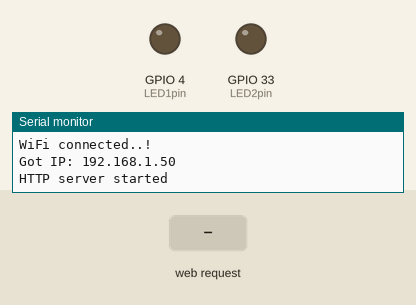
A sketch run on a simulated ESP32. Parts: output pins drawn as LEDs (lit = HIGH), the last lines printed to the serial monitor. Inputs (shaded band) come from the test bench. WiFi joins after 1.5 s; servers stay silent unless stated.

Above: at 3.3 s.
3.4 s: HTTP request GET /led1on received
At 4.5 s:
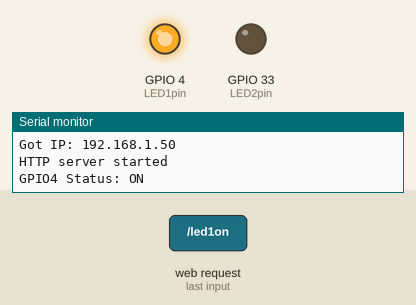
4.9 s: HTTP request GET /led2on received
At 5.7 s:
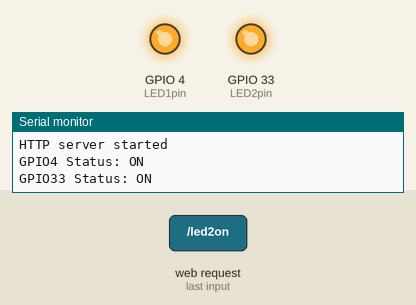
6.4 s: HTTP request GET /led1off received
At 6.8 s:
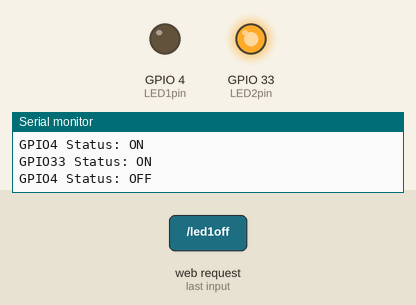
7.9 s: HTTP request GET /led2off received
At 9.1 s:
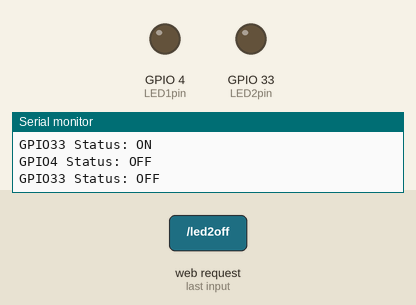
Timing chart, 0 to 10.4 s (numbered marks = the images above; inputs shaded):
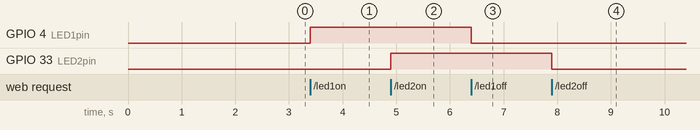

Measured:
- after the input at 3.4 s, GPIO 4 (LED1pin): LOW → HIGH at once
- after the input at 4.9 s, GPIO 33 (LED2pin): LOW → HIGH at once
- after the input at 6.4 s, GPIO 4 (LED1pin): HIGH → LOW at once
- after the input at 7.9 s, GPIO 33 (LED2pin): HIGH → LOW at once

The sketch:

esp32-http-server-v-rezhime-wifi-station-sta.ino
```cpp
// Arduino C/C++        *** esp32-http-server-v-rezhime-wifi-station-sta.ino ***

// *****************************************************************************
// * ittve-ESP32-CAM         ESP32 как HTTP-сервер в режиме WiFi Station (STA) *
// *****************************************************************************

//                                                    Автор:       Труфанов В.Е.
//                                                    Дата создания:  11.06.2024
// Copyright © 2024 tve                               Посл.изменение: 05.09.2024

#include <WiFi.h>
#include <WebServer.h>

// ===========================
// Сетевые учетные данные
// ===========================

// Точка доступа моего смартфона
// 2024-09-05 сервер на OPPO работал хорошо
// с третьей микросхемой и на HugeApp(3Mb no OTA / 1Mb Spiffs)

const char* ssid     = "OPPO A9 2020";
const char* password = "b277a4ee84e8";

//const char* ssid     = "TP-Link_B394";
//const char* password = "18009217";

// Домашняя сеть WiFi
// const char* ssid     = "linksystve";
// const char* password = "x93k6kq6wf";

// Точка доступа для экспериментов c Arduino
// const char* ssid     = "tve-DESKTOP";
// const char* password = "Ue18-647";

WebServer server(80);
uint8_t LED1pin = 4;
bool LED1status = LOW;
uint8_t LED2pin = 33;
bool LED2status = LOW;

void setup()
{
  Serial.begin(115200);
  delay(100);
  pinMode(LED1pin, OUTPUT);
  pinMode(LED2pin, OUTPUT);
  Serial.println("Connecting to ");
  Serial.println(ssid);
  //connect to your local wi-fi network
  WiFi.begin(ssid, password);
  //check wi-fi is connected to wi-fi network
  while (WiFi.status() != WL_CONNECTED)
  {
    delay(1000);
    Serial.print(".");
  }
  Serial.println("");
  Serial.println("WiFi connected..!");
  Serial.print("Got IP: ");  Serial.println(WiFi.localIP());
  server.on("/", handle_OnConnect);
  server.on("/led1on", handle_led1on);
  server.on("/led1off", handle_led1off);
  server.on("/led2on", handle_led2on);
  server.on("/led2off", handle_led2off);
  server.onNotFound(handle_NotFound);
  server.begin();
  Serial.println("HTTP server started");
}

void loop()
{
  server.handleClient();
  if(LED1status)
  {digitalWrite(LED1pin, HIGH);}
  else
  {digitalWrite(LED1pin, LOW);}
  if(LED2status)
  {digitalWrite(LED2pin, HIGH);}
  else
  {digitalWrite(LED2pin, LOW);}
}

void handle_OnConnect()
{
  LED1status = LOW;
  LED2status = LOW;
  Serial.println("GPIO4 Status: OFF | GPIO33 Status: OFF");
  server.send(200, "text/html", SendHTML(LED1status,LED2status));
}

void handle_led1on()
{
  LED1status = HIGH;
  Serial.println("GPIO4 Status: ON");
  server.send(200, "text/html", SendHTML(true,LED2status));
}

void handle_led1off()
{
  LED1status = LOW;
  Serial.println("GPIO4 Status: OFF");
  server.send(200, "text/html", SendHTML(false,LED2status));
}

void handle_led2on()
{
  LED2status = HIGH;
  Serial.println("GPIO33 Status: ON");
  server.send(200, "text/html", SendHTML(LED1status,true));
}

void handle_led2off()
{
  LED2status = LOW;
  Serial.println("GPIO33 Status: OFF");
  server.send(200, "text/html", SendHTML(LED1status,false));
}

void handle_NotFound()
{
  server.send(404, "text/plain", "Not found");
}

String SendHTML(uint8_t led1stat,uint8_t led2stat)
{
  String ptr = "<!DOCTYPE html> <html>\n";
  ptr +="<meta http-equiv=\"Content-type\" content=\"text/html; charset=utf-8\"><head><meta name=\"viewport\" content=\"width=device-width, initial-scale=1.0, user-scalable=no\">\n";
  ptr +="<title>Управление светодиодом</title>\n";
  ptr +="<style>html { font-family: Helvetica; display: inline-block; margin: 0px auto; text-align: center;}\n";
  ptr +="body{margin-top: 50px;} h1 {color: #444444;margin: 50px auto 30px;} h3 {color: #444444;margin-bottom: 50px;}\n";
  ptr +=".button {display: block;width: 80px;background-color: #3498db;border: none;color: white;padding: 13px 30px;text-decoration: none;font-size: 25px;margin: 0px auto 35px;cursor: pointer;border-radius: 4px;}\n";
  ptr +=".button-on {background-color: #3498db;}\n";
  ptr +=".button-on:active {background-color: #2980b9;}\n";
  ptr +=".button-off {background-color: #34495e;}\n";
  ptr +=".button-off:active {background-color: #2c3e50;}\n";
  ptr +="p {font-size: 14px;color: #888;margin-bottom: 10px;}\n";
  ptr +="</style>\n";
  ptr +="</head>\n";
  ptr +="<body>\n";
  ptr +="<h1>ESP32 Веб сервер</h1>\n";
    ptr +="<h3>Режим станции (STA)</h3>\n";
   if(led1stat)
  {ptr +="<p>Состояние LED1: ВКЛ.</p><a class=\"button button-off\" href=\"/led1off\">ВЫКЛ.</a>\n";}
  else
  {ptr +="<p>Состояние LED1: ВЫКЛ.</p><a class=\"button button-on\" href=\"/led1on\">ВКЛ.</a>\n";}
  if(led2stat)
  {ptr +="<p>Состояние LED2: ВКЛ.</p><a class=\"button button-off\" href=\"/led2off\">ВЫКЛ.</a>\n";}
  else
  {ptr +="<p>Состояние LED2: ВЫКЛ.</p><a class=\"button button-on\" href=\"/led2on\">ВКЛ.</a>\n";}
  ptr +="</body>\n";
  ptr +="</html>\n";
  return ptr;
}

// ************************ esp32-http-server-v-rezhime-wifi-station-sta.ino ***
```
